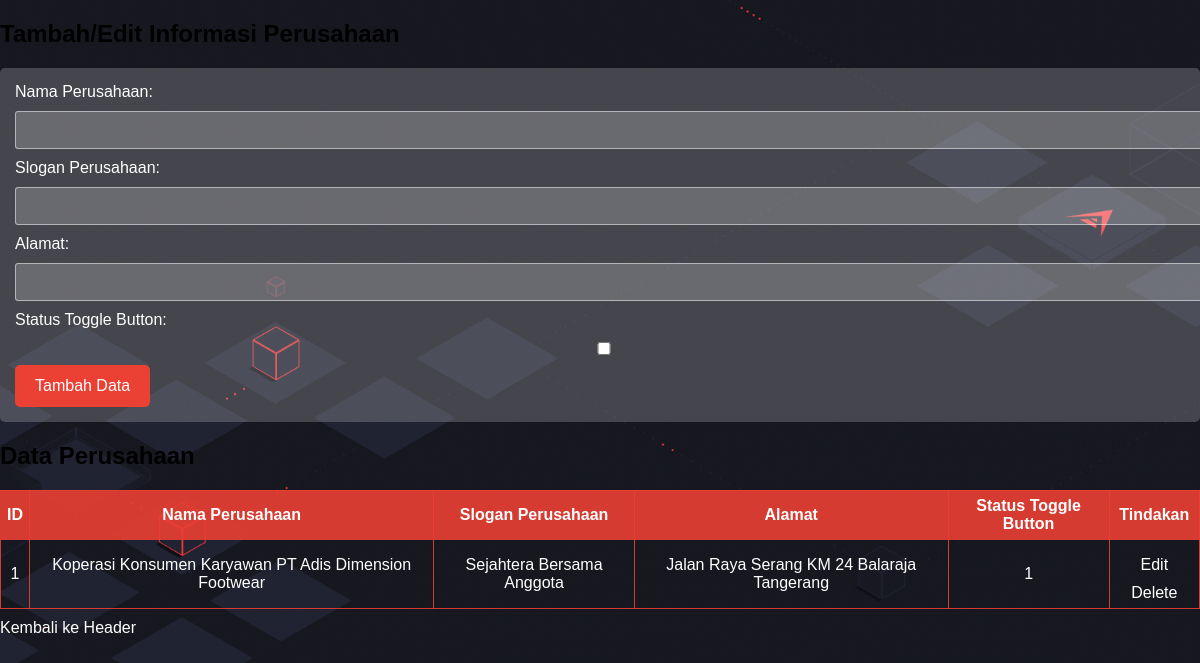
Page /kelola_company.php on the committed database.
### tables this page shows
CREATE TABLE `company` (
  `id` int(11) NOT NULL,
  `nama_perusahaan` varchar(255) NOT NULL,
  `slogan_perusahaan` varchar(255) DEFAULT NULL,
  `alamat` varchar(50) NOT NULL,
  `toggle_button_status` tinyint(1) DEFAULT NULL
);

### kelola_company.php (the view, shortened to what this page needs)
<?php
require_once 'koneksi.php';
function getCompanyInfo()
{
    global $koneksi;
    $query = "SELECT * FROM company";
    $result = mysqli_query($koneksi, $query);
    return $result;
}
$edit_id = "";
$edit_nama_perusahaan = "";
$edit_slogan_perusahaan = "";
$edit_alamat = "";
$edit_toggle_button_status = 0;
?>
<!DOCTYPE html>
<html lang="en">
<head>
</head>
<body>
    <h2>Tambah/Edit Informasi Perusahaan</h2>
    <form action="kelola_company.php" method="post">
        <label for="nama_perusahaan">Nama Perusahaan:</label>
        <input type="text" name="nama_perusahaan" id="nama_perusahaan" value="<?php echo $edit_nama_perusahaan; ?>" required><br>
        <label for="slogan_perusahaan">Slogan Perusahaan:</label>
        <input type="text" name="slogan_perusahaan" id="slogan_perusahaan" value="<?php echo $edit_slogan_perusahaan; ?>" required><br>
        <label for="alamat">Alamat:</label>
        <input type="text" name="alamat" id="alamat" value="<?php echo $edit_alamat; ?>" maxlength="50"><br>
        <label for="toggle_button_status">Status Toggle Button:</label>
        <input type="checkbox" name="toggle_button_status" id="toggle_button_status" <?php if ($edit_toggle_button_status == 1) echo 'checked'; ?>><br>
        <input type="submit" name="submit" value="<?php echo $edit_id ? 'Update Data' : 'Tambah Data'; ?>">
    </form>
    <h2>Data Perusahaan</h2>
    <table border="1">
        <thead>
            <tr>
                <th>ID</th>
                <th>Nama Perusahaan</th>
                <th>Slogan Perusahaan</th>
                <th>Alamat</th>
                <th>Status Toggle Button</th>
                <th>Tindakan</th>
            </tr>
        </thead>
        <tbody>
            <?php
            $companyInfo = getCompanyInfo();
            while ($company = mysqli_fetch_assoc($companyInfo)) {
                echo "<tr>";
                echo "<td>{$company['id']}</td>";
                echo "<td>{$company['nama_perusahaan']}</td>";
                echo "<td>{$company['slogan_perusahaan']}</td>";
                echo "<td>{$company['alamat']}</td>";
                echo "<td>{$company['toggle_button_status']}</td>";
                echo "<td>
                <a href='kelola_company.php?edit_company={$company['id']}'>Edit</a>
                <a href='kelola_company.php?delete_company={$company['id']}' onclick='return confirmDelete();'>Delete</a>
                </td>";
                echo "</tr>";
            }
            ?>
        </tbody>
    </table>
    <a href="kelola_header.php">Kembali ke Header</a>
</body>
</html>

### kelola_company.php (style rules this page uses)
body { background: url('bgs.gif'); background-size: cover; background-repeat: no-repeat; background-attachment: fixed; font-family: Arial, sans-serif; margin: 0; padding: 0; }
form { text-align: left; margin-top: 20px; background-color: rgba(255, 255, 255, 0.2); padding: 15px; border-radius: 5px; }
label { display: block; margin-bottom: 10px; color: #fff; }
input[type="text"], input[type="checkbox"] { width: 100%; padding: 10px; margin-bottom: 10px; border: 1px solid rgba(255, 255, 255, 0.5); border-radius: 3px; font-size: 14px; background: rgba(255, 255, 255, 0.2); color: #fff; }
input[type="submit"] { background-color: #eb4034; color: #fff; border: none; border-radius: 5px; padding: 12px 20px; font-size: 16px; cursor: pointer; transition: background-color 0.3s; }
table { width: 100%; border-collapse: collapse; margin-top: 20px; }
table, th, td { border: 1px solid rgba(235, 64, 52, 0.9); color: #fff; }
th, td { padding: 6px; text-align: center; }
th { background-color: rgba(235, 64, 52, 0.9); }
a { color: #fff; text-decoration: none; margin-top: 10px; display: inline-block; }

### rows in the picture
company: id "1", nama_perusahaan "Koperasi Konsumen Karyawan PT Adis Dimension Footwear", slogan_perusahaan "Sejahtera Bersama Anggota", alamat "Jalan Raya Serang KM 24 Balaraja Tangerang", toggle_button_status "1"
